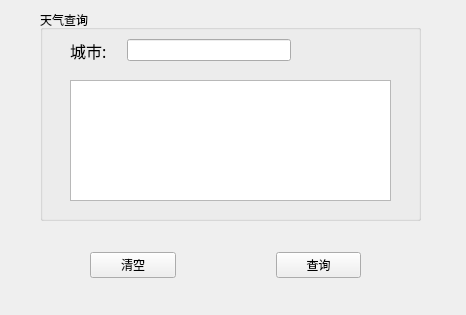
<?xml version="1.0" encoding="UTF-8"?>
<ui version="4.0">
 <class>Weather</class>
 <widget class="QWidget" name="Weather">
  <property name="geometry">
   <rect>
    <x>0</x>
    <y>0</y>
    <width>466</width>
    <height>315</height>
   </rect>
  </property>
  <property name="minimumSize">
   <size>
    <width>466</width>
    <height>315</height>
   </size>
  </property>
  <property name="maximumSize">
   <size>
    <width>466</width>
    <height>315</height>
   </size>
  </property>
  <property name="windowTitle">
   <string>天气查询</string>
  </property>
  <property name="windowIcon">
   <iconset resource="src.qrc">
    <normaloff>:/pic/app2.ico</normaloff>:/pic/app2.ico</iconset>
  </property>
  <widget class="QGroupBox" name="groupBox">
   <property name="geometry">
    <rect>
     <x>40</x>
     <y>10</y>
     <width>381</width>
     <height>211</height>
    </rect>
   </property>
   <property name="title">
    <string>天气查询</string>
   </property>
   <widget class="QWidget" name="horizontalLayoutWidget">
    <property name="geometry">
     <rect>
      <x>30</x>
      <y>10</y>
      <width>221</width>
      <height>61</height>
     </rect>
    </property>
    <layout class="QHBoxLayout" name="horizontalLayout">
     <property name="spacing">
      <number>20</number>
     </property>
     <property name="leftMargin">
      <number>0</number>
     </property>
     <property name="topMargin">
      <number>0</number>
     </property>
     <property name="rightMargin">
      <number>0</number>
     </property>
     <item>
      <widget class="QLabel" name="CityLabel">
       <property name="font">
        <font>
         <family>Adobe Devanagari</family>
         <pointsize>12</pointsize>
        </font>
       </property>
       <property name="text">
        <string>城市:</string>
       </property>
      </widget>
     </item>
     <item>
      <widget class="QLineEdit" name="CityEdit"/>
     </item>
    </layout>
   </widget>
   <widget class="QTextEdit" name="WeatherResult">
    <property name="geometry">
     <rect>
      <x>30</x>
      <y>70</y>
      <width>321</width>
      <height>121</height>
     </rect>
    </property>
   </widget>
  </widget>
  <widget class="QWidget" name="horizontalLayoutWidget_2">
   <property name="geometry">
    <rect>
     <x>90</x>
     <y>250</y>
     <width>271</width>
     <height>31</height>
    </rect>
   </property>
   <layout class="QHBoxLayout" name="horizontalLayout_2">
    <property name="spacing">
     <number>100</number>
    </property>
    <item>
     <widget class="QPushButton" name="Clear">
      <property name="text">
       <string>清空</string>
      </property>
     </widget>
    </item>
    <item>
     <widget class="QPushButton" name="Search">
      <property name="text">
       <string>查询</string>
      </property>
     </widget>
    </item>
   </layout>
  </widget>
 </widget>
 <resources>
  <include location="src.qrc"/>
 </resources>
 <connections>
  <connection>
   <sender>Clear</sender>
   <signal>clicked()</signal>
   <receiver>WeatherResult</receiver>
   <slot>clear()</slot>
   <hints>
    <hint type="sourcelabel">
     <x>133</x>
     <y>265</y>
    </hint>
    <hint type="destinationlabel">
     <x>230</x>
     <y>140</y>
    </hint>
   </hints>
  </connection>
 </connections>
</ui>
